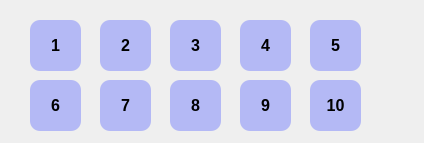
<?xml version="1.0" encoding="UTF-8"?>
<ui version="4.0">
 <class>Form</class>
 <widget class="QWidget" name="Form">
  <property name="geometry">
   <rect>
    <x>0</x>
    <y>0</y>
    <width>424</width>
    <height>143</height>
   </rect>
  </property>
  <property name="windowTitle">
   <string>Form</string>
  </property>
  <widget class="QPushButton" name="close">
   <property name="geometry">
    <rect>
     <x>380</x>
     <y>60</y>
     <width>31</width>
     <height>31</height>
    </rect>
   </property>
   <property name="autoFillBackground">
    <bool>false</bool>
   </property>
   <property name="styleSheet">
    <string notr="true">QPushButton {
border: transparent solid;
border-radius: 10%;
aspect-ratio: 1;

}
QPushButton:hover{
background-color: rgba(90,90,90,70);
}</string>
   </property>
   <property name="text">
    <string/>
   </property>
   <property name="icon">
    <iconset>
     <normaloff>../photo/close.png</normaloff>../photo/close.png</iconset>
   </property>
   <property name="iconSize">
    <size>
     <width>32</width>
     <height>32</height>
    </size>
   </property>
  </widget>
  <widget class="QPushButton" name="btn1">
   <property name="geometry">
    <rect>
     <x>30</x>
     <y>20</y>
     <width>51</width>
     <height>51</height>
    </rect>
   </property>
   <property name="font">
    <font>
     <pointsize>12</pointsize>
     <weight>75</weight>
     <bold>true</bold>
    </font>
   </property>
   <property name="autoFillBackground">
    <bool>false</bool>
   </property>
   <property name="styleSheet">
    <string notr="true">QPushButton{
border: transparent solid;
background-color: rgba(88,101,255,100);
border-radius: 10%;

}
QPushButton:hover{
background-color: rgba(90,90,90,100);
}</string>
   </property>
   <property name="text">
    <string>1</string>
   </property>
   <property name="iconSize">
    <size>
     <width>32</width>
     <height>32</height>
    </size>
   </property>
  </widget>
  <widget class="QPushButton" name="btn2">
   <property name="geometry">
    <rect>
     <x>100</x>
     <y>20</y>
     <width>51</width>
     <height>51</height>
    </rect>
   </property>
   <property name="font">
    <font>
     <pointsize>12</pointsize>
     <weight>75</weight>
     <bold>true</bold>
    </font>
   </property>
   <property name="autoFillBackground">
    <bool>false</bool>
   </property>
   <property name="styleSheet">
    <string notr="true">QPushButton{
border: transparent solid;
background-color: rgba(88,101,255,100);
border-radius: 10%;

}
QPushButton:hover{
background-color: rgba(90,90,90,100);
}</string>
   </property>
   <property name="text">
    <string>2</string>
   </property>
   <property name="iconSize">
    <size>
     <width>32</width>
     <height>32</height>
    </size>
   </property>
  </widget>
  <widget class="QPushButton" name="btn3">
   <property name="geometry">
    <rect>
     <x>170</x>
     <y>20</y>
     <width>51</width>
     <height>51</height>
    </rect>
   </property>
   <property name="font">
    <font>
     <pointsize>12</pointsize>
     <weight>75</weight>
     <bold>true</bold>
    </font>
   </property>
   <property name="autoFillBackground">
    <bool>false</bool>
   </property>
   <property name="styleSheet">
    <string notr="true">QPushButton{
border: transparent solid;
background-color: rgba(88,101,255,100);
border-radius: 10%;

}
QPushButton:hover{
background-color: rgba(90,90,90,100);
}</string>
   </property>
   <property name="text">
    <string>3</string>
   </property>
   <property name="iconSize">
    <size>
     <width>32</width>
     <height>32</height>
    </size>
   </property>
  </widget>
  <widget class="QPushButton" name="btn4">
   <property name="geometry">
    <rect>
     <x>240</x>
     <y>20</y>
     <width>51</width>
     <height>51</height>
    </rect>
   </property>
   <property name="font">
    <font>
     <pointsize>12</pointsize>
     <weight>75</weight>
     <bold>true</bold>
    </font>
   </property>
   <property name="autoFillBackground">
    <bool>false</bool>
   </property>
   <property name="styleSheet">
    <string notr="true">QPushButton{
border: transparent solid;
background-color: rgba(88,101,255,100);
border-radius: 10%;

}
QPushButton:hover{
background-color: rgba(90,90,90,100);
}</string>
   </property>
   <property name="text">
    <string>4</string>
   </property>
   <property name="iconSize">
    <size>
     <width>32</width>
     <height>32</height>
    </size>
   </property>
  </widget>
  <widget class="QPushButton" name="btn5">
   <property name="geometry">
    <rect>
     <x>310</x>
     <y>20</y>
     <width>51</width>
     <height>51</height>
    </rect>
   </property>
   <property name="font">
    <font>
     <pointsize>12</pointsize>
     <weight>75</weight>
     <bold>true</bold>
    </font>
   </property>
   <property name="autoFillBackground">
    <bool>false</bool>
   </property>
   <property name="styleSheet">
    <string notr="true">QPushButton{
border: transparent solid;
background-color: rgba(88,101,255,100);
border-radius: 10%;

}
QPushButton:hover{
background-color: rgba(90,90,90,100);
}</string>
   </property>
   <property name="text">
    <string>5</string>
   </property>
   <property name="iconSize">
    <size>
     <width>32</width>
     <height>32</height>
    </size>
   </property>
  </widget>
  <widget class="QPushButton" name="btn6">
   <property name="geometry">
    <rect>
     <x>30</x>
     <y>80</y>
     <width>51</width>
     <height>51</height>
    </rect>
   </property>
   <property name="font">
    <font>
     <pointsize>12</pointsize>
     <weight>75</weight>
     <bold>true</bold>
    </font>
   </property>
   <property name="autoFillBackground">
    <bool>false</bool>
   </property>
   <property name="styleSheet">
    <string notr="true">QPushButton{
border: transparent solid;
background-color: rgba(88,101,255,100);
border-radius: 10%;

}
QPushButton:hover{
background-color: rgba(90,90,90,100);
}</string>
   </property>
   <property name="text">
    <string>6</string>
   </property>
   <property name="iconSize">
    <size>
     <width>32</width>
     <height>32</height>
    </size>
   </property>
  </widget>
  <widget class="QPushButton" name="btn7">
   <property name="geometry">
    <rect>
     <x>100</x>
     <y>80</y>
     <width>51</width>
     <height>51</height>
    </rect>
   </property>
   <property name="font">
    <font>
     <pointsize>12</pointsize>
     <weight>75</weight>
     <bold>true</bold>
    </font>
   </property>
   <property name="autoFillBackground">
    <bool>false</bool>
   </property>
   <property name="styleSheet">
    <string notr="true">QPushButton{
border: transparent solid;
background-color: rgba(88,101,255,100);
border-radius: 10%;

}
QPushButton:hover{
background-color: rgba(90,90,90,100);
}</string>
   </property>
   <property name="text">
    <string>7</string>
   </property>
   <property name="iconSize">
    <size>
     <width>32</width>
     <height>32</height>
    </size>
   </property>
  </widget>
  <widget class="QPushButton" name="btn8">
   <property name="geometry">
    <rect>
     <x>170</x>
     <y>80</y>
     <width>51</width>
     <height>51</height>
    </rect>
   </property>
   <property name="font">
    <font>
     <pointsize>12</pointsize>
     <weight>75</weight>
     <bold>true</bold>
    </font>
   </property>
   <property name="autoFillBackground">
    <bool>false</bool>
   </property>
   <property name="styleSheet">
    <string notr="true">QPushButton{
border: transparent solid;
background-color: rgba(88,101,255,100);
border-radius: 10%;

}
QPushButton:hover{
background-color: rgba(90,90,90,100);
}</string>
   </property>
   <property name="text">
    <string>8</string>
   </property>
   <property name="iconSize">
    <size>
     <width>32</width>
     <height>32</height>
    </size>
   </property>
  </widget>
  <widget class="QPushButton" name="btn9">
   <property name="geometry">
    <rect>
     <x>240</x>
     <y>80</y>
     <width>51</width>
     <height>51</height>
    </rect>
   </property>
   <property name="font">
    <font>
     <pointsize>12</pointsize>
     <weight>75</weight>
     <bold>true</bold>
    </font>
   </property>
   <property name="autoFillBackground">
    <bool>false</bool>
   </property>
   <property name="styleSheet">
    <string notr="true">QPushButton{
border: transparent solid;
background-color: rgba(88,101,255,100);
border-radius: 10%;

}
QPushButton:hover{
background-color: rgba(90,90,90,100);
}</string>
   </property>
   <property name="text">
    <string>9</string>
   </property>
   <property name="iconSize">
    <size>
     <width>32</width>
     <height>32</height>
    </size>
   </property>
  </widget>
  <widget class="QPushButton" name="btn10">
   <property name="geometry">
    <rect>
     <x>310</x>
     <y>80</y>
     <width>51</width>
     <height>51</height>
    </rect>
   </property>
   <property name="font">
    <font>
     <pointsize>12</pointsize>
     <weight>75</weight>
     <bold>true</bold>
    </font>
   </property>
   <property name="autoFillBackground">
    <bool>false</bool>
   </property>
   <property name="styleSheet">
    <string notr="true">QPushButton{
border: transparent solid;
background-color: rgba(88,101,255,100);
border-radius: 10%;

}
QPushButton:hover{
background-color: rgba(90,90,90,100);
}</string>
   </property>
   <property name="text">
    <string>10</string>
   </property>
   <property name="iconSize">
    <size>
     <width>32</width>
     <height>32</height>
    </size>
   </property>
  </widget>
 </widget>
 <resources/>
 <connections/>
</ui>
